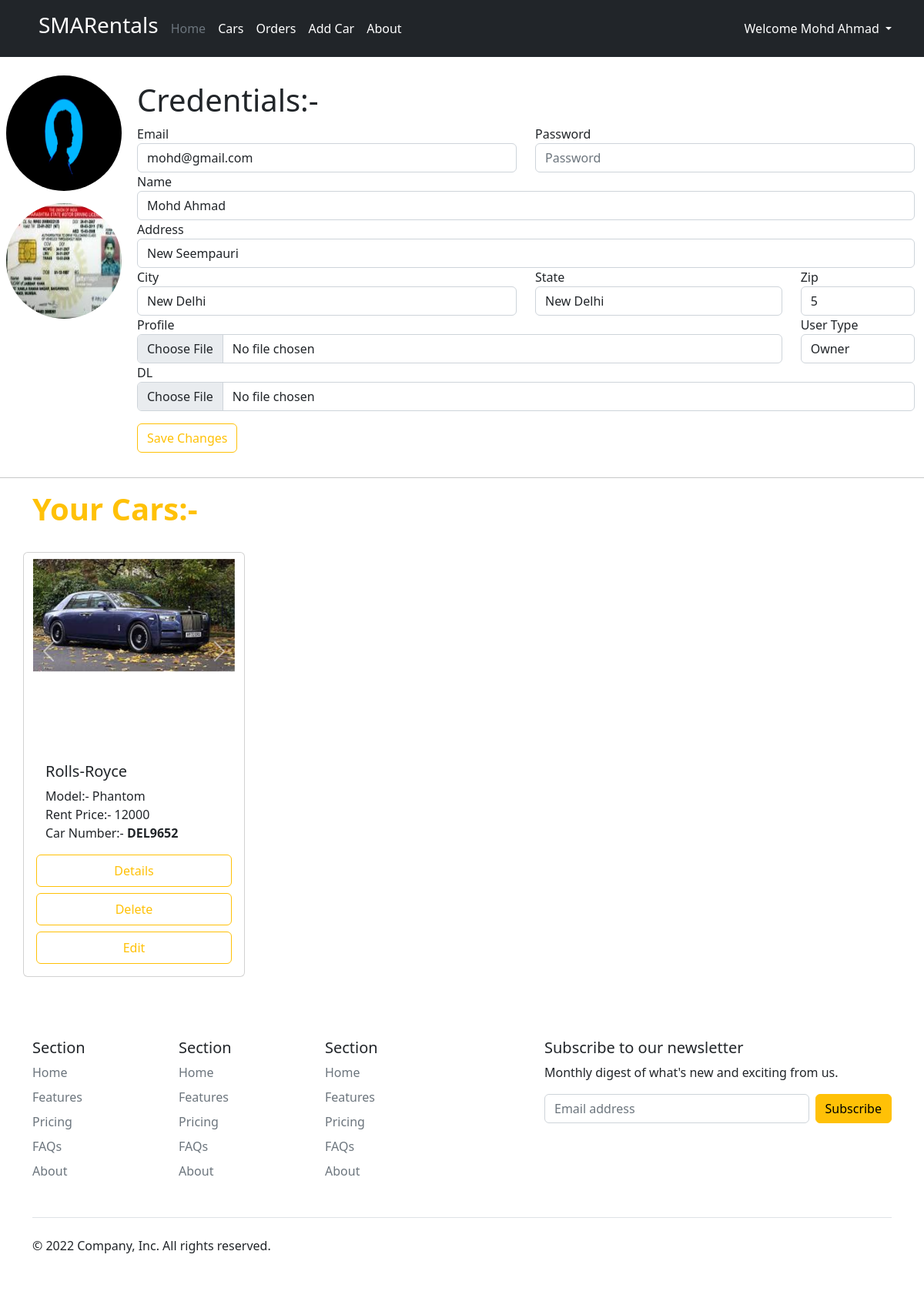
The page /user/ (signed in) on the database its author committed.
### client/models.py (models this page shows)
class Client_images(models.Model):
    images = models.ImageField(upload_to='Client/image')
    user = models.ForeignKey(User,on_delete=models.CASCADE)

class tennantaddress(models.Model):
    tennant = models.ForeignKey(User,on_delete=models.CASCADE)
    tennant_address = models.CharField(max_length=300)
    city = models.CharField(max_length=200)
    state = models.CharField(max_length=200)
    zip = models.IntegerField()
    dl = models.ImageField(upload_to="DL/images/")

### cars/models.py (models this page shows)
class Car_Images(models.Model):
    images = models.ImageField(upload_to="cars/images")
    car = models.ForeignKey(Car,related_name='images',on_delete=models.CASCADE)

class Car(models.Model):
    car_number = models.CharField(max_length=25)
    company = models.CharField(max_length=50)
    model = models.CharField(max_length=50)
    rent_price = models.IntegerField()
    availablity = models.BooleanField()
    owner = models.ForeignKey(User,on_delete=models.CASCADE,default=42)
    description = models.TextField(default="")

### client/views.py (the view)
# urls.py: path('',views.dashboard,name="profile"),
def dashboard(request):
    if(request.user.is_authenticated):
        user = request.user
        image = Client_images.objects.filter(user=user).get()
        add = user.tennantaddress_set.all().get()
        usertype = user.groups.all().get()
        cars = user.car_set.all()
        return render(request,"clientdashboard.html",{"user":user,"add":add,"usertype":usertype,"profile":image,"cars":cars})
    else:
        return redirect("/user/login/")

### client/templates/clientdashboard.html (shortened to what this page needs)
{% extends "base.html" %}
{% block main %}
<main class=" my-3">
  <div class=" d-sm-flex">
    <div class="d-md-flex flex-column">
      <div class="d-inline">
        <img id="profileimgpre" src="{{profile.images.url}}" class=" rounded-circle m-2" width="150" height="150" alt="Profile-Image">
      </div>
      <div class="d-inline">
        <img src="{{add.dl.url}}" class=" rounded-circle m-2" width="150" height="150" alt="Profile-Image">
      </div>
    </div>
    <div class="container mt-3">
      <h1>Credentials:-</h1>
      <form method="post" action="/user/signup/">
        <div class="row">
          <div class="form-group col-md-6">
            <label for="inputEmail4">Email</label>
            <input type="email" name="email" value="{{user.email}}" class="form-control" id="inputEmail4" placeholder="Email">
          </div>
          <div class="form-group col-md-6">
            <label for="inputPassword4">Password</label>
            <input type="password" name="password" class="form-control" id="inputPassword4" placeholder="Password">
          </div>
        </div>
        <div class="form-group">
          <label for="inputAddress">Name</label>
          <input type="text" name="name" value="{{user.first_name}}" class="form-control" id="inputAddress" placeholder="Mohd Ahmad">
        </div>
        <div class="form-group">
          <label for="inputAddress2">Address</label>
          <input type="text" name="address" value="{{add.tennant_address}}" class="form-control" id="inputAddress2" placeholder="Apartment, studio, or floor">
        </div>
        <div class="row">
          <div class="form-group col-md-6">
            <label for="inputCity">City</label>
            <input type="text" name="city" class="form-control" value="{{add.city}}" id="inputCity">
          </div>
          <div class="form-group col-md-4">
            <label for="inputState">State</label>
            <input type="text" name="state" class="form-control" value="{{add.state}}" id="inputZip">
          </div>
          <div class="form-group col-md-2">
            <label for="inputState">Zip</label>
            <input type="number" name="zip" class="form-control" value="{{add.zip}}" id="Zip">
          </div>
          <div class="form-group col-md-10">
            <label for="inputState">Profile</label>
            <input type="file" class="form-control" name="profileimage"  id="profileimg">
          </div>
          <div class="form-group col-md-2">
            <label for="inputZip">User Type</label>
            <select id="inputState" name="usertype" class="form-control">
                {% if usertype.name == "owner" %}
                <option selected="" value="owner">Owner</option>
                {% else %}
                <option value="owner">Owner</option>
                {% endif %}
            </select>
          </div>
          <div class="form-group col">
            <label for="inputDL">DL {{dl.name}}</label>
            <input type="file" placeholder="{{dl}}" class="form-control" name="DL"  id="DL">
          </div>
        </div>
        <button type="submit" class="btn my-3 btn-outline-warning">Save Changes</button>
      </form>
    </div>
  </div>
  {% if usertype.name == "owner" %}
  <hr>
  <div class="container ">
    <h1 class="text-warning"><strong>Your Cars:-</strong></h1>
    <div class="my-3 row justify-content-between ">
        {% for car in cars %}
        <div class="card col-3 my-3 " style="width: 18rem;">
            <div id="carouselExampleSlidesOnly" class="carousel slide my-2" data-bs-ride="carousel" >
                <div class="carousel-inner">
                    {% for image in car.images.all %}
                        {% if forloop.counter == 1 %}
                        <div class="carousel-item active" style="height: 30vh;">
                            <img src="{{image.images.url}}" class="d-block w-100 " alt="car-image" >
                        </div>
                        {% else %}
                        <div class="carousel-item " style="height: 30vh;">
                            <img src="{{image.images.url}}" class="d-block w-100 " alt="car-image" >
                        </div>
                        {% endif %}
                    {% endfor %}
                    <button class="carousel-control-prev" type="button" data-bs-target="#carouselExampleSlidesOnly" data-bs-slide="prev">
                        <span class="carousel-control-prev-icon" aria-hidden="true"></span>
                    </button>
                    <button class="carousel-control-next" type="button" data-bs-target="#carouselExampleSlidesOnly" data-bs-slide="next">
                        <span class="carousel-control-next-icon" aria-hidden="true"></span>
                    </button>
                </div>
            </div>
            <div class="card-body">
              <h5 class="card-title">{{car.company}}</h5>
              <p class="card-text mb-0">Model:- {{car.model}}</p>
              <p class="card-text mb-0">Rent Price:- {{car.rent_price}}</p>
              <p class="card-text ">Car Number:- <strong>{{car.car_number}}</strong></p>
              <div class="row">
                <a href="/cars/{{car.id}}" class="btn mb-2 btn-outline-warning py-2 px-4">Details</a>
                <a href="/cars/delete/{{car.id}}" class="btn mb-2 btn-outline-warning py-2 px-4">Delete</a>
                <a href="/cars/edit/{{car.id}}" class="btn btn-outline-warning py-2 px-4">Edit</a>
              </div>
            </div>
        </div>
        {% endfor %}
    </div>
  </div>
  {% endif %}
</main>
{% endblock main %}

### home/templates/base.html (shortened to what this page needs)
<!DOCTYPE html>
<html lang="en">
  <head>
    <link
      href="https://cdn.jsdelivr.net/npm/bootstrap@5.2.3/dist/css/bootstrap.min.css"
      rel="stylesheet"
    />
  </head>
  <body>
    <header class="p-3 text-bg-dark">
      <div class="container">
        <div
          class="d-flex flex-wrap align-items-center justify-content-center justify-content-lg-start"
        >
          <a
            href="/"
            class="d-flex align-items-center mb-2 mb-lg-0 text-white text-decoration-none"
          >
            <strong class="h3 px-2">SMARentals</strong>
          </a>
          <ul
            class="nav col-12 col-lg-auto me-lg-auto mb-2 justify-content-center mb-md-0"
          >
            <li><a href="#" class="nav-link px-2 text-secondary">Home</a></li>
            <li><a href="/cars/" class="nav-link px-2 text-white">Cars</a></li>
            <li><a href="/user/previousorder/" class="nav-link px-2 text-white">Orders</a></li>
            {% if request.user.groups.all.get.name == "owner" %}
              <li><a href="/cars/addcar/" class="nav-link px-2 text-white">Add Car</a></li>
            {% endif %}
            <li><a href="#" class="nav-link px-2 text-white">About</a></li>
          </ul>
          {% if user.is_authenticated %}
            <ul class="navbar-nav ml-auto">
              <li class="nav-item dropdown ">
                  <a class="nav-link dropdown-toggle active" href="#" id="navbarDropdown" role="button"
                      data-bs-toggle="dropdown" aria-expanded="false">
                      Welcome {{request.user.first_name}}
                  </a>
              </li>
            </ul>
          {% endif %}
        </div>
      </div>
    </header>
    {% block main %}{% endblock main %}
    <div class="container">
      <footer class="py-5">
        <div class="row">
          <div class="col-6 col-md-2 mb-3">
            <h5>Section</h5>
            <ul class="nav flex-column">
              <li class="nav-item mb-2">
                <a href="#" class="nav-link p-0 text-muted">Home</a>
              </li>
              <li class="nav-item mb-2">
                <a href="#" class="nav-link p-0 text-muted">Features</a>
              </li>
              <li class="nav-item mb-2">
                <a href="#" class="nav-link p-0 text-muted">Pricing</a>
              </li>
              <li class="nav-item mb-2">
                <a href="#" class="nav-link p-0 text-muted">FAQs</a>
              </li>
              <li class="nav-item mb-2">
                <a href="#" class="nav-link p-0 text-muted">About</a>
              </li>
            </ul>
          </div>
          <div class="col-6 col-md-2 mb-3">
            <h5>Section</h5>
            <ul class="nav flex-column">
              <li class="nav-item mb-2">
                <a href="#" class="nav-link p-0 text-muted">Home</a>
              </li>
              <li class="nav-item mb-2">
                <a href="#" class="nav-link p-0 text-muted">Features</a>
              </li>
              <li class="nav-item mb-2">
                <a href="#" class="nav-link p-0 text-muted">Pricing</a>
              </li>
              <li class="nav-item mb-2">
                <a href="#" class="nav-link p-0 text-muted">FAQs</a>
              </li>
              <li class="nav-item mb-2">
                <a href="#" class="nav-link p-0 text-muted">About</a>
              </li>
            </ul>
          </div>
          <div class="col-6 col-md-2 mb-3">
            <h5>Section</h5>
            <ul class="nav flex-column">
              <li class="nav-item mb-2">
                <a href="#" class="nav-link p-0 text-muted">Home</a>
              </li>
              <li class="nav-item mb-2">
                <a href="#" class="nav-link p-0 text-muted">Features</a>
              </li>
              <li class="nav-item mb-2">
                <a href="#" class="nav-link p-0 text-muted">Pricing</a>
              </li>
              <li class="nav-item mb-2">
                <a href="#" class="nav-link p-0 text-muted">FAQs</a>
              </li>
              <li class="nav-item mb-2">
                <a href="#" class="nav-link p-0 text-muted">About</a>
              </li>
            </ul>
          </div>
          <div class="col-md-5 offset-md-1 mb-3">
            <form>
              <h5>Subscribe to our newsletter</h5>
              <p>Monthly digest of what's new and exciting from us.</p>
              <div class="d-flex flex-column flex-sm-row w-100 gap-2">
                <input
                  id="newsletter1"
                  type="text"
                  class="form-control"
                  placeholder="Email address"
                />
                <button class="btn btn-warning" type="button ">
                  Subscribe
                </button>
              </div>
            </form>
          </div>
        </div>
        <div
          class="d-flex flex-column flex-sm-row justify-content-between py-4 my-4 border-top"
        >
          <p>© 2022 Company, Inc. All rights reserved.</p>
          <ul class="list-unstyled d-flex">
            <li class="ms-3">
              <a class="link-dark" href="#"
                ><svg class="bi" width="24" height="24">
                  <use xlink:href="#twitter"></use></svg></a>
            </li>
            <li class="ms-3">
                <a class="link-dark" href="#">
                  <svg class="bi" width="24" height="24">
                  <use xlink:href="#instagram"></use></svg>
                </a>
            </li>
            <li class="ms-3">
                <a class="link-dark" href="#">
                  <svg class="bi" width="24" height="24">
                  <use xlink:href="#facebook"></use></svg>
                 </a>
            </li>
          </ul>
        </div>
      </footer>
    </div>
  </body>
</html>

### rows shown on the page
Client_images: images (picture)
tennantaddress: dl (picture), address "New Seempauri", city "New Delhi", state "New Delhi", zip "5"
Car: company "Rolls-Royce", model "Phantom", rent_price "12000", car_number "DEL9652"
Car_Images: images (picture)

### other values the page prints
{{ request.user.first_name }} "Mohd Ahmad"
